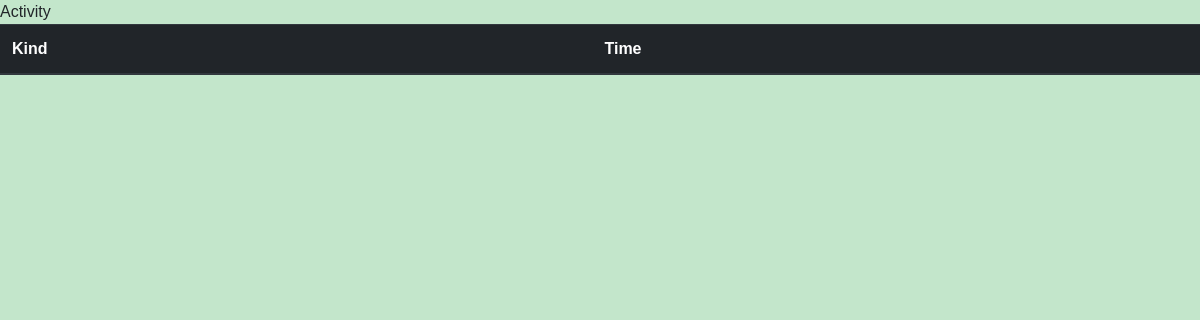
Before: /home/activity with the older database file.
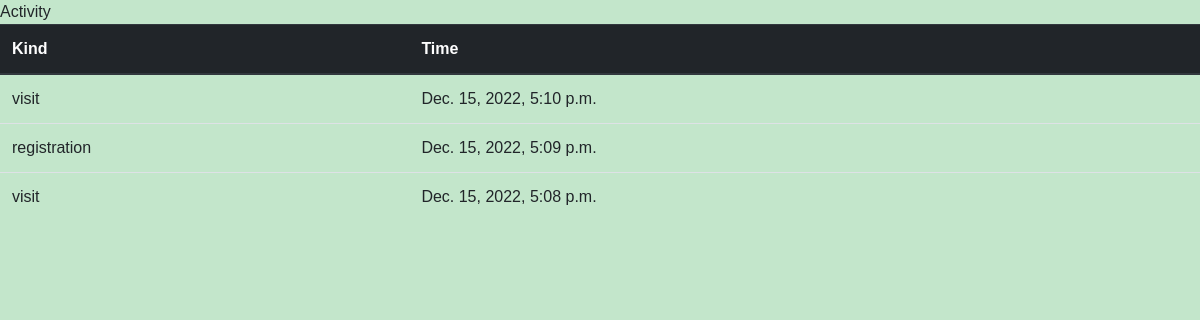
After: the same page with the newer database file.
### exam/models.py (models this page shows)
class Activity(models.Model):
    kind = models.CharField(max_length = 50)
    time = models.DateTimeField(auto_now_add=True)

### exam/views.py (the view)
# urls.py: path("activity", ActivityView.as_view(), name="activity")
class ActivityView(View):
    template_name = "activity.html"
    def get(self, request, *args, **kwargs):
        activities = Activity.objects.all()[::-1]
        context = {"activities" : activities}
        return render(request, self.template_name, context)

### exam/templates/activity.html
{% extends "base.html" %}
{% block content %}
Activity
<table class="table">
    <thead class="thead-dark">
      <tr>
        {% load static %}
        <th scope="col">Kind</th>
        <th scope="col">Time</th>
      </tr>
    </thead>
    <tbody id="tbody">
        {% for activity in activities %}
        <tr>
            <td>{{activity.kind}}</td>
            <td>{{activity.time}}</td>
        </tr>
        {% endfor %}
    </tbody>
  </table>
{% endblock %}

Changed rows visible on the page:
added Activity: kind "visit", time "Dec. 15, 2022, 5:10 p.m."
added Activity: kind "registration", time "Dec. 15, 2022, 5:09 p.m."
added Activity: kind "visit", time "Dec. 15, 2022, 5:08 p.m."
